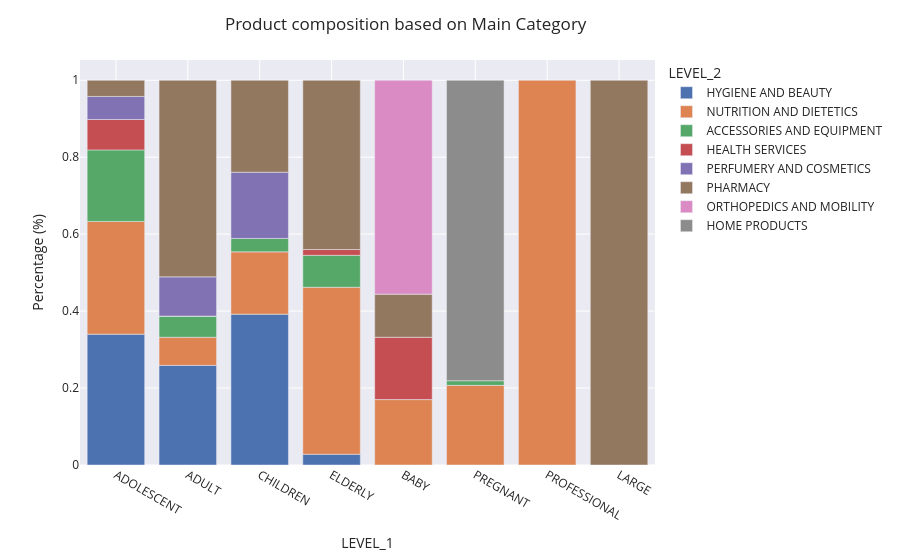

This figure's notebook cell:
### Code cell
# Distribuição percentual de cada nivel 2 nos niveis 1
n1_n2 = (products_df.groupby("LEVEL_1")['LEVEL_2'].value_counts()/products_df.groupby("LEVEL_1")['LEVEL_2'].count()).reset_index(0)

# 'LEVEL_2' is currently the index, not a column. Reset index to convert it to a column.
n1_n2.reset_index(inplace=True)

# The percentage values are in the column named '0'. Rename it to 'value'.
n1_n2.rename(columns={0: 'value'}, inplace=True)

# Round the values as intended.
n1_n2['value'] = n1_n2['value'].round(3)

fig = px.bar(n1_n2, x = 'LEVEL_1', y = 'value', color='LEVEL_2',labels={"value":"Percentage (%)"},template="seaborn")
fig.update_layout(title={'text':'Product composition based on Main Category','x':0.25})
output_file = output_dir / "product_composition.png"
fig.write_image(output_file)
fig.show()

### Figure 1 — Plotly figure (JSON) as saved in the notebook; plotly's stock layout.template omitted (floating-point values rounded to 4 significant figures)
{"data": [{"hovertemplate": "LEVEL_2=HYGIENE AND BEAUTY<br>LEVEL_1=%{x}<br>Percentage (%)=%{y}<extra></extra>", "legendgroup": "HYGIENE AND BEAUTY", "marker": {"color": "rgb(76,114,176)", "pattern": {"shape": ""}}, "name": "HYGIENE AND BEAUTY", "orientation": "v", "showlegend": true, "textposition": "auto", "type": "bar", "x": ["ADOLESCENT", "ADULT", "CHILDREN", "ELDERLY"], "xaxis": "x", "y": [0.34, 0.259, 0.392, 0.028], "yaxis": "y"}, {"hovertemplate": "LEVEL_2=NUTRITION AND DIETETICS<br>LEVEL_1=%{x}<br>Percentage (%)=%{y}<extra></extra>", "legendgroup": "NUTRITION AND DIETETICS", "marker": {"color": "rgb(221,132,82)", "pattern": {"shape": ""}}, "name": "NUTRITION AND DIETETICS", "orientation": "v", "showlegend": true, "textposition": "auto", "type": "bar", "x": ["ADOLESCENT", "ADULT", "BABY", "CHILDREN", "ELDERLY", "PREGNANT", "PROFESSIONAL"], "xaxis": "x", "y": [0.293, 0.073, 0.17, 0.162, 0.434, 0.207, 1.0], "yaxis": "y"}, {"hovertemplate": "LEVEL_2=ACCESSORIES AND EQUIPMENT<br>LEVEL_1=%{x}<br>Percentage (%)=%{y}<extra></extra>", "legendgroup": "ACCESSORIES AND EQUIPMENT", "marker": {"color": "rgb(85,168,104)", "pattern": {"shape": ""}}, "name": "ACCESSORIES AND EQUIPMENT", "orientation": "v", "showlegend": true, "textposition": "auto", "type": "bar", "x": ["ADOLESCENT", "ADULT", "CHILDREN", "ELDERLY", "PREGNANT"], "xaxis": "x", "y": [0.186, 0.055, 0.035, 0.083, 0.012], "yaxis": "y"}, {"hovertemplate": "LEVEL_2=HEALTH SERVICES<br>LEVEL_1=%{x}<br>Percentage (%)=%{y}<extra></extra>", "legendgroup": "HEALTH SERVICES", "marker": {"color": "rgb(196,78,82)", "pattern": {"shape": ""}}, "name": "HEALTH SERVICES", "orientation": "v", "showlegend": true, "textposition": "auto", "type": "bar", "x": ["ADOLESCENT", "ADULT", "BABY", "ELDERLY"], "xaxis": "x", "y": [0.079, 0.0, 0.162, 0.015], "yaxis": "y"}, {"hovertemplate": "LEVEL_2=PERFUMERY AND COSMETICS<br>LEVEL_1=%{x}<br>Percentage (%)=%{y}<extra></extra>", "legendgroup": "PERFUMERY AND COSMETICS", "marker": {"color": "rgb(129,114,179)", "pattern": {"shape": ""}}, "name": "PERFUMERY AND COSMETICS", "orientation": "v", "showlegend": true, "textposition": "auto", "type": "bar", "x": ["ADOLESCENT", "ADULT", "CHILDREN"], "xaxis": "x", "y": [0.06, 0.102, 0.172], "yaxis": "y"}, {"hovertemplate": "LEVEL_2=PHARMACY<br>LEVEL_1=%{x}<br>Percentage (%)=%{y}<extra></extra>", "legendgroup": "PHARMACY", "marker": {"color": "rgb(147,120,96)", "pattern": {"shape": ""}}, "name": "PHARMACY", "orientation": "v", "showlegend": true, "textposition": "auto", "type": "bar", "x": ["ADOLESCENT", "ADULT", "BABY", "CHILDREN", "ELDERLY", "LARGE"], "xaxis": "x", "y": [0.042, 0.511, 0.112, 0.239, 0.44, 1.0], "yaxis": "y"}, {"hovertemplate": "LEVEL_2=ORTHOPEDICS AND MOBILITY<br>LEVEL_1=%{x}<br>Percentage (%)=%{y}<extra></extra>", "legendgroup": "ORTHOPEDICS AND MOBILITY", "marker": {"color": "rgb(218,139,195)", "pattern": {"shape": ""}}, "name": "ORTHOPEDICS AND MOBILITY", "orientation": "v", "showlegend": true, "textposition": "auto", "type": "bar", "x": ["BABY"], "xaxis": "x", "y": [0.556], "yaxis": "y"}, {"hovertemplate": "LEVEL_2=HOME PRODUCTS<br>LEVEL_1=%{x}<br>Percentage (%)=%{y}<extra></extra>", "legendgroup": "HOME PRODUCTS", "marker": {"color": "rgb(140,140,140)", "pattern": {"shape": ""}}, "name": "HOME PRODUCTS", "orientation": "v", "showlegend": true, "textposition": "auto", "type": "bar", "x": ["PREGNANT"], "xaxis": "x", "y": [0.781], "yaxis": "y"}], "layout": {"barmode": "relative", "legend": {"title": {"text": "LEVEL_2"}, "tracegroupgap": 0}, "margin": {"t": 60}, "title": {"text": "Product composition based on Main Category", "x": 0.25}, "xaxis": {"anchor": "y", "domain": [0, 1], "title": {"text": "LEVEL_1"}}, "yaxis": {"anchor": "x", "domain": [0, 1], "title": {"text": "Percentage (%)"}}}}
